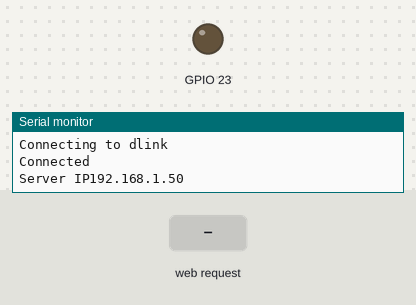
A sketch run on a simulated ESP32. Shown: output pins drawn as LEDs (lit = HIGH), the last lines printed to the serial monitor. Inputs (shaded band) come from the test bench. WiFi joins after 1.5 s; servers stay silent unless stated.

Above: at 5.7 s.
5.8 s: HTTP request GET /Light_on received
At 7.0 s:
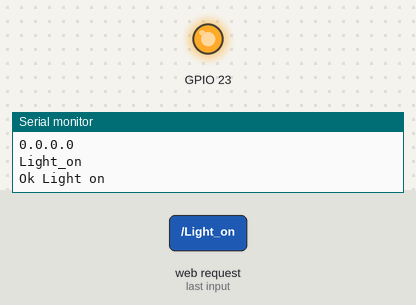
7.3 s: HTTP request GET /Light_off received
At 8.2 s:
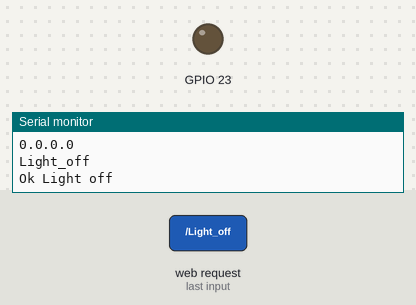
Timing chart, 0 to 10.3 s (numbered marks = the images above; inputs shaded):
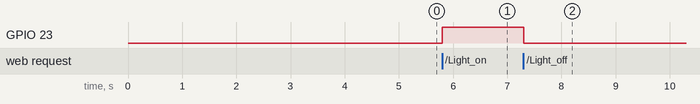

Measured:
- after the input at 5.8 s, GPIO 23: LOW → HIGH at once
- after the input at 7.3 s, GPIO 23: HIGH → LOW at once

The sketch:

sketch_jul08a_LED_ON_Server_design_.ino
```cpp
//LED_ON/OFF_using Server_design
#include <WiFi.h>
//#define led 23
String  Client_Request;
WiFiServer server(80);

void setup()
{
  pinMode(23 ,OUTPUT);
  Client_Request = "";

Serial.begin(9600);
  WiFi.disconnect();
  delay(3000);
   WiFi.begin("dlink","");
  Serial.println("Connecting to dlink");
  while ((!(WiFi.status() == WL_CONNECTED))){
    delay(300);
    Serial.print("");
    pinMode(23 ,OUTPUT);
  }
  Serial.println("Connected");
  Serial.print("Server IP");
  Serial.println((WiFi.localIP().toString()));
  server.begin();

}


void loop()
{

    WiFiClient client = server.available();
    if (!client) { return; }
    while(!client.available()){  delay(1); }
    Client_Request = (client.readStringUntil('\r'));
    Client_Request.remove(0, 5);
    Client_Request.remove(Client_Request.length()-9,9);
    Serial.println((client.remoteIP()));
    Serial.println(Client_Request);
    client.println("HTTP/1.1 200 OK");
    client.println("Content-Type: text/html");
    client.println("");
    client.println("<!DOCTYPE HTML>");
    client.println("<html>");
    client.println("Welcome to Server.");
    client.println("</html>");

    delay(1);
    if (Client_Request == "Light_on") {
      digitalWrite(23,1);
      Serial.println("Ok Light on");

    } else if (Client_Request == "Light_off") {
      digitalWrite(23,0);
      Serial.println("Ok Light off");
    }

}
```
